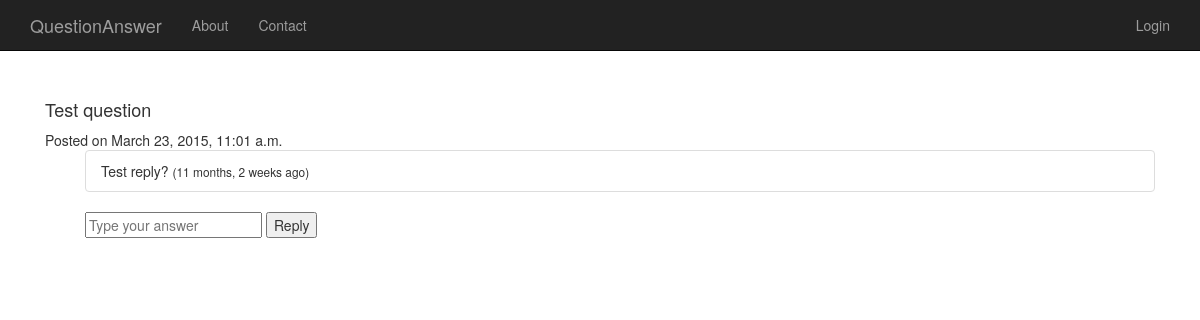
The page /QuestionAnswer/12/ on the database as committed earlier.
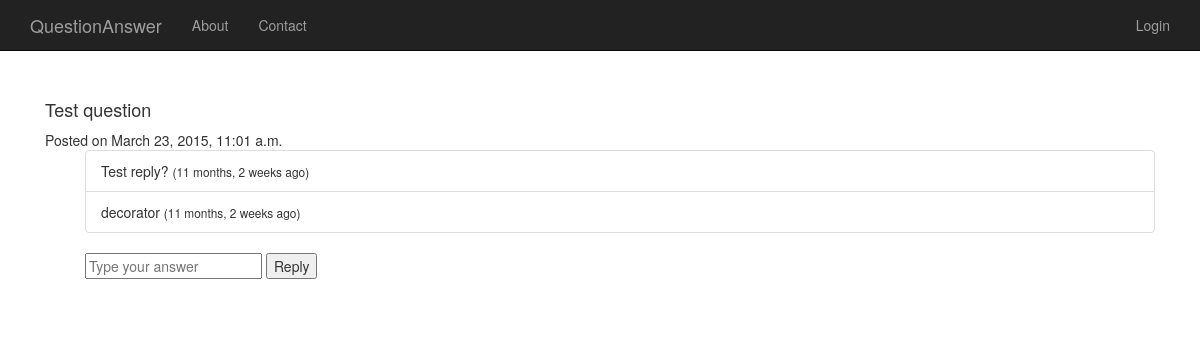
The same page on the database as committed later.
### QuestionAnswer/models.py (models this page shows, shortened)
class Question(models.Model):
	question_text = models.CharField(max_length=100)
	pub_date = models.DateTimeField('date posted')
	def __str__(self):
		return self.question_text

class Answer(models.Model):
	question = models.ForeignKey(Question)
	answer_text = models.CharField(max_length=100)
	pub_date = models.DateTimeField('date posted')

### QuestionAnswer/views.py (the view)
# urls.py: url(r'^(?P<pk>\d+)/$', views.DetailView.as_view(), name='detail'),
class DetailView(generic.DetailView):
	model = Question
	template_name = 'QuestionAnswer/detail.html'

### QuestionAnswer/templates/QuestionAnswer/detail.html (shortened to what this page needs)
{% extends "base.html" %}
{% load humanize %}
{% block content %}
<h4>{{ question }} </h4>
   Posted on {{ question.pub_date }}
<ul>
<div class="list-group">
{% for answer in question.answer_set.all %}
	<p class="list-group-item">
	{{ answer.answer_text }} <small>({{ answer.pub_date|naturaltime }})	</small>
	</p>
{% endfor %}
</div>
<form action="{% url 'QuestionAnswer:view_answer' question.id  %}" method="post">
	<input type="text" name="answer_text" id="answer_text" placeholder="Type your answer"/>
	<input type="submit" value="Reply" />
</form>
{% endblock %}

### templates/base.html (shortened to what this page needs)
{% load staticfiles %}
<!DOCTYPE html>
<html lang="en">
  <head>
    <link href="{% static 'bootstrap/css/bootstrap.min.css' %}" rel="stylesheet">
    <link href="{% static 'starter-template.css' %}" rel="stylesheet">
  </head>
  <body>
    <nav class="navbar navbar-inverse navbar-fixed-top">
      <div class="container">
        <div class="navbar-header">
          <a class="navbar-brand" href="{% url 'QuestionAnswer:index' %}">QuestionAnswer</a>
        </div>
        <div id="navbar" class="collapse navbar-collapse">
          <ul class="nav navbar-nav">
            <li><a href="#about">About</a></li>
            <li><a href="#contact">Contact</a></li>
          </ul>
          <ul class="nav navbar-nav navbar-right">
            {% include "_login_links.html" %}
          </ul>
        </div>
      </div>
    </nav>
    <div class="container">
    <div class="starter-template">
      {% block content %}
      {% endblock %}
    </div>
    </div>
  </body>
</html>

### templates/_login_links.html (shortened to what this page needs)
{% if user.is_anonymous  %}
	<li>
		<a href="{% url 'QuestionAnswer:login' %}" >Login</a>
	</li>
{% endif %}

### static/starter-template.css (style rules this page uses)
body { padding-top: 50px; }
.starter-template { padding: 40px 15px; }

Rows that differ between the two databases and show on the page:
added Answer: answer_text "decorator", pub_date "11 months, 2 weeks ago"
